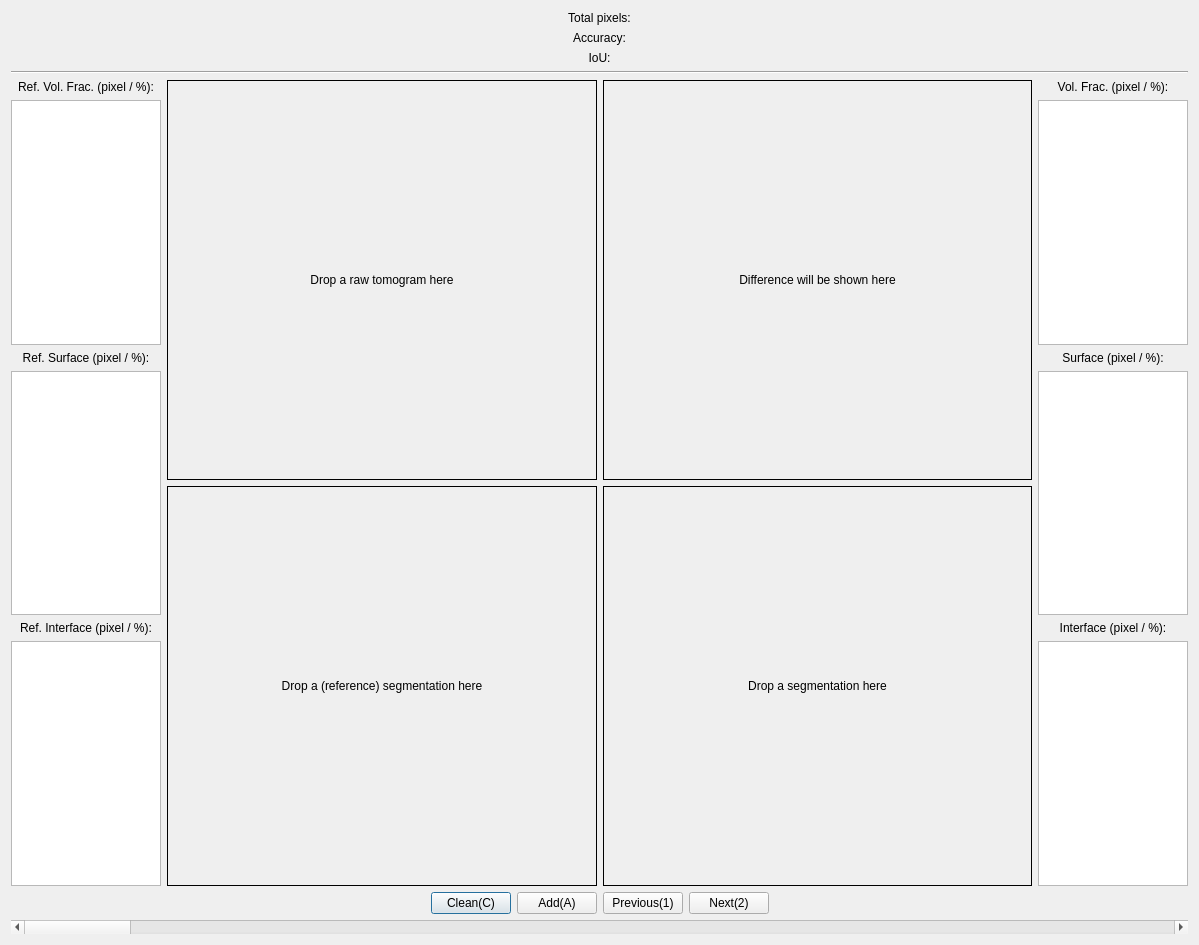
<?xml version="1.0" encoding="UTF-8"?>
<ui version="4.0">
 <class>metricViewer</class>
 <widget class="QDialog" name="metricViewer">
  <property name="geometry">
   <rect>
    <x>0</x>
    <y>0</y>
    <width>1199</width>
    <height>914</height>
   </rect>
  </property>
  <property name="windowTitle">
   <string>Dialog</string>
  </property>
  <layout class="QGridLayout" name="gridLayout">
   <item row="0" column="0">
    <layout class="QVBoxLayout" name="verticalLayout_4">
     <item>
      <widget class="QLabel" name="total_pix">
       <property name="text">
        <string>Total pixels:</string>
       </property>
       <property name="alignment">
        <set>Qt::AlignCenter</set>
       </property>
      </widget>
     </item>
     <item>
      <widget class="QLabel" name="total_IoU">
       <property name="text">
        <string>Accuracy:</string>
       </property>
       <property name="alignment">
        <set>Qt::AlignCenter</set>
       </property>
      </widget>
     </item>
     <item>
      <widget class="QLabel" name="total_acc">
       <property name="text">
        <string>IoU:</string>
       </property>
       <property name="alignment">
        <set>Qt::AlignCenter</set>
       </property>
      </widget>
     </item>
     <item>
      <widget class="Line" name="line">
       <property name="orientation">
        <enum>Qt::Horizontal</enum>
       </property>
      </widget>
     </item>
     <item>
      <layout class="QHBoxLayout" name="horizontalLayout_4">
       <item>
        <layout class="QVBoxLayout" name="verticalLayout_2">
         <item>
          <widget class="QLabel" name="label">
           <property name="sizePolicy">
            <sizepolicy hsizetype="Fixed" vsizetype="Fixed">
             <horstretch>0</horstretch>
             <verstretch>0</verstretch>
            </sizepolicy>
           </property>
           <property name="maximumSize">
            <size>
             <width>150</width>
             <height>16777215</height>
            </size>
           </property>
           <property name="text">
            <string>Ref. Vol. Frac. (pixel / %):</string>
           </property>
           <property name="alignment">
            <set>Qt::AlignCenter</set>
           </property>
          </widget>
         </item>
         <item>
          <widget class="QListWidget" name="gt1_vol_frac">
           <property name="sizePolicy">
            <sizepolicy hsizetype="Fixed" vsizetype="Expanding">
             <horstretch>0</horstretch>
             <verstretch>0</verstretch>
            </sizepolicy>
           </property>
           <property name="maximumSize">
            <size>
             <width>150</width>
             <height>16777215</height>
            </size>
           </property>
          </widget>
         </item>
         <item>
          <widget class="QLabel" name="label_5">
           <property name="sizePolicy">
            <sizepolicy hsizetype="Minimum" vsizetype="Fixed">
             <horstretch>0</horstretch>
             <verstretch>0</verstretch>
            </sizepolicy>
           </property>
           <property name="maximumSize">
            <size>
             <width>150</width>
             <height>16777215</height>
            </size>
           </property>
           <property name="text">
            <string>Ref. Surface (pixel / %):</string>
           </property>
           <property name="alignment">
            <set>Qt::AlignCenter</set>
           </property>
          </widget>
         </item>
         <item>
          <widget class="QListWidget" name="gt1_surf">
           <property name="sizePolicy">
            <sizepolicy hsizetype="Fixed" vsizetype="Expanding">
             <horstretch>0</horstretch>
             <verstretch>0</verstretch>
            </sizepolicy>
           </property>
           <property name="maximumSize">
            <size>
             <width>150</width>
             <height>16777215</height>
            </size>
           </property>
          </widget>
         </item>
         <item>
          <widget class="QLabel" name="label_2">
           <property name="sizePolicy">
            <sizepolicy hsizetype="Fixed" vsizetype="Fixed">
             <horstretch>0</horstretch>
             <verstretch>0</verstretch>
            </sizepolicy>
           </property>
           <property name="maximumSize">
            <size>
             <width>150</width>
             <height>16777215</height>
            </size>
           </property>
           <property name="text">
            <string>Ref. Interface (pixel / %):</string>
           </property>
           <property name="alignment">
            <set>Qt::AlignCenter</set>
           </property>
          </widget>
         </item>
         <item>
          <widget class="QListWidget" name="gt1_interf">
           <property name="sizePolicy">
            <sizepolicy hsizetype="Fixed" vsizetype="Expanding">
             <horstretch>0</horstretch>
             <verstretch>0</verstretch>
            </sizepolicy>
           </property>
           <property name="maximumSize">
            <size>
             <width>150</width>
             <height>16777215</height>
            </size>
           </property>
          </widget>
         </item>
        </layout>
       </item>
       <item>
        <layout class="QVBoxLayout" name="verticalLayout">
         <item>
          <layout class="QHBoxLayout" name="horizontalLayout_2">
           <item>
            <widget class="QLabel" name="raw_frame">
             <property name="sizePolicy">
              <sizepolicy hsizetype="Expanding" vsizetype="Expanding">
               <horstretch>1</horstretch>
               <verstretch>1</verstretch>
              </sizepolicy>
             </property>
             <property name="minimumSize">
              <size>
               <width>400</width>
               <height>400</height>
              </size>
             </property>
             <property name="mouseTracking">
              <bool>false</bool>
             </property>
             <property name="acceptDrops">
              <bool>true</bool>
             </property>
             <property name="autoFillBackground">
              <bool>false</bool>
             </property>
             <property name="frameShape">
              <enum>QFrame::Box</enum>
             </property>
             <property name="lineWidth">
              <number>1</number>
             </property>
             <property name="midLineWidth">
              <number>0</number>
             </property>
             <property name="text">
              <string>Drop a raw tomogram here</string>
             </property>
             <property name="alignment">
              <set>Qt::AlignCenter</set>
             </property>
            </widget>
           </item>
           <item>
            <widget class="QLabel" name="diff_frame">
             <property name="sizePolicy">
              <sizepolicy hsizetype="Expanding" vsizetype="Expanding">
               <horstretch>1</horstretch>
               <verstretch>1</verstretch>
              </sizepolicy>
             </property>
             <property name="minimumSize">
              <size>
               <width>400</width>
               <height>400</height>
              </size>
             </property>
             <property name="frameShape">
              <enum>QFrame::Box</enum>
             </property>
             <property name="text">
              <string>Difference will be shown here</string>
             </property>
             <property name="alignment">
              <set>Qt::AlignCenter</set>
             </property>
            </widget>
           </item>
          </layout>
         </item>
         <item>
          <layout class="QHBoxLayout" name="horizontalLayout_3">
           <item>
            <widget class="QLabel" name="gt1_frame">
             <property name="sizePolicy">
              <sizepolicy hsizetype="Expanding" vsizetype="Expanding">
               <horstretch>1</horstretch>
               <verstretch>1</verstretch>
              </sizepolicy>
             </property>
             <property name="minimumSize">
              <size>
               <width>400</width>
               <height>400</height>
              </size>
             </property>
             <property name="acceptDrops">
              <bool>true</bool>
             </property>
             <property name="frameShape">
              <enum>QFrame::Box</enum>
             </property>
             <property name="text">
              <string>Drop a (reference) segmentation here</string>
             </property>
             <property name="alignment">
              <set>Qt::AlignCenter</set>
             </property>
            </widget>
           </item>
           <item>
            <widget class="QLabel" name="gt2_frame">
             <property name="sizePolicy">
              <sizepolicy hsizetype="Expanding" vsizetype="Expanding">
               <horstretch>1</horstretch>
               <verstretch>1</verstretch>
              </sizepolicy>
             </property>
             <property name="minimumSize">
              <size>
               <width>400</width>
               <height>400</height>
              </size>
             </property>
             <property name="acceptDrops">
              <bool>true</bool>
             </property>
             <property name="frameShape">
              <enum>QFrame::Box</enum>
             </property>
             <property name="midLineWidth">
              <number>0</number>
             </property>
             <property name="text">
              <string>Drop a segmentation here</string>
             </property>
             <property name="alignment">
              <set>Qt::AlignCenter</set>
             </property>
            </widget>
           </item>
          </layout>
         </item>
        </layout>
       </item>
       <item>
        <layout class="QVBoxLayout" name="verticalLayout_3">
         <item>
          <widget class="QLabel" name="label_3">
           <property name="sizePolicy">
            <sizepolicy hsizetype="Fixed" vsizetype="Fixed">
             <horstretch>0</horstretch>
             <verstretch>0</verstretch>
            </sizepolicy>
           </property>
           <property name="maximumSize">
            <size>
             <width>150</width>
             <height>16777215</height>
            </size>
           </property>
           <property name="text">
            <string>Vol. Frac. (pixel / %):</string>
           </property>
           <property name="alignment">
            <set>Qt::AlignCenter</set>
           </property>
          </widget>
         </item>
         <item>
          <widget class="QListWidget" name="gt2_vol_frac">
           <property name="sizePolicy">
            <sizepolicy hsizetype="Fixed" vsizetype="Expanding">
             <horstretch>0</horstretch>
             <verstretch>0</verstretch>
            </sizepolicy>
           </property>
           <property name="maximumSize">
            <size>
             <width>150</width>
             <height>16777215</height>
            </size>
           </property>
          </widget>
         </item>
         <item>
          <widget class="QLabel" name="label_6">
           <property name="sizePolicy">
            <sizepolicy hsizetype="Fixed" vsizetype="Fixed">
             <horstretch>0</horstretch>
             <verstretch>0</verstretch>
            </sizepolicy>
           </property>
           <property name="maximumSize">
            <size>
             <width>150</width>
             <height>16777215</height>
            </size>
           </property>
           <property name="text">
            <string>Surface (pixel / %):</string>
           </property>
           <property name="alignment">
            <set>Qt::AlignCenter</set>
           </property>
          </widget>
         </item>
         <item>
          <widget class="QListWidget" name="gt2_surf">
           <property name="sizePolicy">
            <sizepolicy hsizetype="Fixed" vsizetype="Expanding">
             <horstretch>0</horstretch>
             <verstretch>0</verstretch>
            </sizepolicy>
           </property>
           <property name="maximumSize">
            <size>
             <width>150</width>
             <height>16777215</height>
            </size>
           </property>
          </widget>
         </item>
         <item>
          <widget class="QLabel" name="label_4">
           <property name="sizePolicy">
            <sizepolicy hsizetype="Fixed" vsizetype="Fixed">
             <horstretch>0</horstretch>
             <verstretch>0</verstretch>
            </sizepolicy>
           </property>
           <property name="maximumSize">
            <size>
             <width>150</width>
             <height>16777215</height>
            </size>
           </property>
           <property name="text">
            <string>Interface (pixel / %):</string>
           </property>
           <property name="alignment">
            <set>Qt::AlignCenter</set>
           </property>
          </widget>
         </item>
         <item>
          <widget class="QListWidget" name="gt2_interf">
           <property name="sizePolicy">
            <sizepolicy hsizetype="Fixed" vsizetype="Expanding">
             <horstretch>0</horstretch>
             <verstretch>0</verstretch>
            </sizepolicy>
           </property>
           <property name="maximumSize">
            <size>
             <width>150</width>
             <height>16777215</height>
            </size>
           </property>
          </widget>
         </item>
        </layout>
       </item>
      </layout>
     </item>
     <item>
      <layout class="QHBoxLayout" name="horizontalLayout">
       <item>
        <spacer name="horizontalSpacer">
         <property name="orientation">
          <enum>Qt::Horizontal</enum>
         </property>
         <property name="sizeHint" stdset="0">
          <size>
           <width>40</width>
           <height>20</height>
          </size>
         </property>
        </spacer>
       </item>
       <item>
        <widget class="QPushButton" name="clean_button">
         <property name="text">
          <string>Clean(C)</string>
         </property>
         <property name="shortcut">
          <string>C</string>
         </property>
        </widget>
       </item>
       <item>
        <widget class="QPushButton" name="add_button">
         <property name="text">
          <string>Add(A)</string>
         </property>
         <property name="shortcut">
          <string>A</string>
         </property>
        </widget>
       </item>
       <item>
        <widget class="QPushButton" name="previous_button">
         <property name="text">
          <string>Previous(1)</string>
         </property>
         <property name="shortcut">
          <string>1</string>
         </property>
        </widget>
       </item>
       <item>
        <widget class="QPushButton" name="next_button">
         <property name="text">
          <string>Next(2)</string>
         </property>
         <property name="shortcut">
          <string>2</string>
         </property>
        </widget>
       </item>
       <item>
        <spacer name="horizontalSpacer_2">
         <property name="orientation">
          <enum>Qt::Horizontal</enum>
         </property>
         <property name="sizeHint" stdset="0">
          <size>
           <width>40</width>
           <height>20</height>
          </size>
         </property>
        </spacer>
       </item>
      </layout>
     </item>
     <item>
      <widget class="QScrollBar" name="pageSlider">
       <property name="orientation">
        <enum>Qt::Horizontal</enum>
       </property>
      </widget>
     </item>
    </layout>
   </item>
  </layout>
 </widget>
 <resources/>
 <connections/>
</ui>
